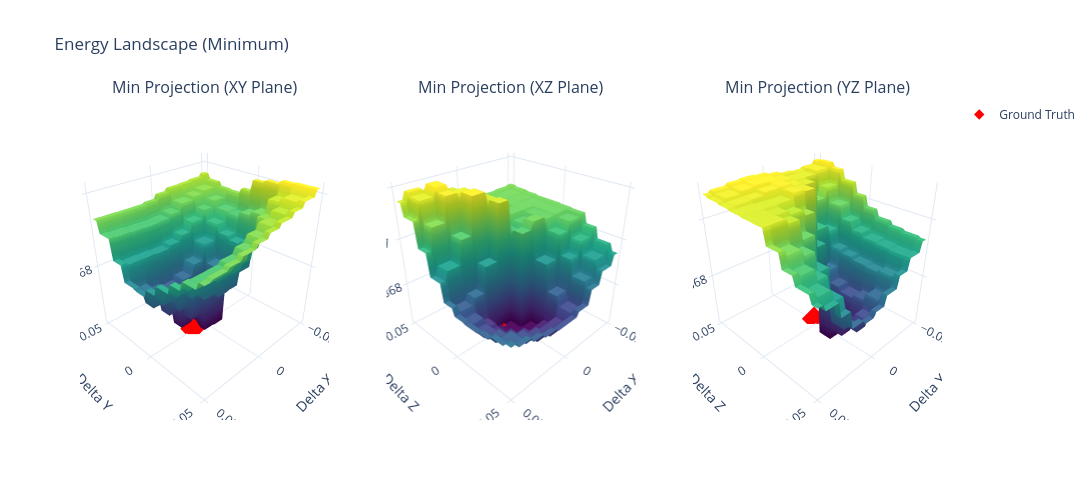

The code cell stored with this chart in its notebook:
### Code cell
import plotly.graph_objects as go
from plotly.subplots import make_subplots
from scipy.stats import binned_statistic_2d
from scipy.interpolate import griddata
#pio.renderers.default = "notebook

# Extract PyTorch tensors to CPU floats
delta_x = [d[0].detach().cpu().item() if hasattr(d[0], 'detach') else d[0] for d in plot_data]
delta_y = [d[1].detach().cpu().item() if hasattr(d[1], 'detach') else d[1] for d in plot_data]
delta_z = [d[2].detach().cpu().item() if hasattr(d[2], 'detach') else d[2] for d in plot_data]
energy  = [d[3].detach().cpu().item() if hasattr(d[3], 'detach') else d[3] for d in plot_data]

gt_x = actions[0, 0, 0].detach().cpu().item()
gt_y = actions[0, 0, 1].detach().cpu().item()
gt_z = actions[0, 0, 2].detach().cpu().item()

fig1 = make_subplots(
    rows=1, cols=3,
    specs=[[{'type': 'scene'}, {'type': 'scene'}, {'type': 'scene'}]],
    subplot_titles=(
        "Min Projection (XY Plane)",
        "Min Projection (XZ Plane)",
        "Min Projection (YZ Plane)"
    )
)

plane_pairs = [
    (delta_x, delta_y, "Delta X", "Delta Y", gt_x, gt_y, 1),
    (delta_x, delta_z, "Delta X", "Delta Z", gt_x, gt_z, 2),
    (delta_y, delta_z, "Delta Y", "Delta Z", gt_y, gt_z, 3),
]

min_e = float(np.min(energy))

for d1, d2, lbl1, lbl2, gt1, gt2, col in plane_pairs:
    # 1. Binned minimum aggregation
    stat, x_edges, y_edges, _ = binned_statistic_2d(d1, d2, energy, statistic='min', bins=50)
    
    # Bin centers
    xc = (x_edges[:-1] + x_edges[1:]) / 2
    yc = (y_edges[:-1] + y_edges[1:]) / 2
    XC, YC = np.meshgrid(xc, yc)
    
    # Clean grid for smooth surface
    xi = np.linspace(min(d1), max(d1), 50)
    yi = np.linspace(min(d2), max(d2), 50)
    XI, YI = np.meshgrid(xi, yi)
    
    # Fill empty bins using nearest neighbor
    valid = ~np.isnan(stat)
    ZI = griddata((XC[valid], YC[valid]), stat[valid], (XI, YI), method='nearest')
    
    # 2. Add surface
    fig1.add_trace(
        go.Surface(
            x=xi, y=yi, z=ZI.T,
            colorscale='Viridis',
            showscale=False,
            hovertemplate=f"{lbl1}: %{{x:.2f}}<br>{lbl2}: %{{y:.2f}}<br>Min Energy: %{{z:.2f}}<extra></extra>"
        ),
        row=1, col=col
    )
    
    # Add Ground Truth marker
    fig1.add_trace(
        go.Scatter3d(
            x=[gt1], y=[gt2], z=[min_e],
            mode='markers',
            marker=dict(size=8, color='red', symbol='diamond'),
            name='Ground Truth',
            showlegend=(col == 1)
        ),
        row=1, col=col
    )

scenes = ['scene', 'scene2', 'scene3']
axis_labels = [
    ("Delta X", "Delta Y", "Energy"),
    ("Delta X", "Delta Z", "Energy"),
    ("Delta Y", "Delta Z", "Energy")
]

for scene_name, (x_lbl, y_lbl, z_lbl) in zip(scenes, axis_labels):
    fig1.update_layout({
        scene_name: dict(
            xaxis_title=x_lbl, yaxis_title=y_lbl, zaxis_title=z_lbl,
            camera=dict(eye=dict(x=1.5, y=1.5, z=1.2))
        )
    })

fig1.update_layout(
    height=500, width=1300,
    title_text="Energy Landscape (Minimum)",
    template="plotly_white"
)
fig1.show()

### Figure 1 — Plotly figure (JSON) as saved in the notebook; plotly's stock layout.template omitted (floating-point values rounded to 4 significant figures; data arrays with more than 128 entries replaced by an {"elided": "..."} marker saying what was removed)
{"data": [{"colorscale": [[0, "#440154"], [0.1111, "#482878"], [0.2222, "#3e4989"], [0.3333, "#31688e"], [0.4444, "#26828e"], [0.5556, "#1f9e89"], [0.6667, "#35b779"], [0.7778, "#6ece58"], [0.8889, "#b5de2b"], [1, "#fde725"]], "hovertemplate": "Delta X: %{x:.2f}<br>Delta Y: %{y:.2f}<br>Min Energy: %{z:.2f}<extra></extra>", "scene": "scene", "showscale": false, "type": "surface", "x": [-0.05, -0.04796, -0.04592, -0.04388, -0.04184, -0.0398, -0.03776, -0.03571, -0.03367, -0.03163, -0.02959, -0.02755, -0.02551, -0.02347, -0.02143, -0.01939, -0.01735, -0.01531, -0.01327, -0.01122, -0.009184, -0.007143, -0.005102, -0.003061, -0.00102, 0.00102, 0.003061, 0.005102, 0.007143, 0.009184, 0.01122, 0.01327, 0.01531, 0.01735, 0.01939, 0.02143, 0.02347, 0.02551, 0.02755, 0.02959, 0.03163, 0.03367, 0.03571, 0.03776, 0.0398, 0.04184, 0.04388, 0.04592, 0.04796, 0.05], "y": [-0.05, -0.04796, -0.04592, -0.04388, -0.04184, -0.0398, -0.03776, -0.03571, -0.03367, -0.03163, -0.02959, -0.02755, -0.02551, -0.02347, -0.02143, -0.01939, -0.01735, -0.01531, -0.01327, -0.01122, -0.009184, -0.007143, -0.005102, -0.003061, -0.00102, 0.00102, 0.003061, 0.005102, 0.007143, 0.009184, 0.01122, 0.01327, 0.01531, 0.01735, 0.01939, 0.02143, 0.02347, 0.02551, 0.02755, 0.02959, 0.03163, 0.03367, 0.03571, 0.03776, 0.0398, 0.04184, 0.04388, 0.04592, 0.04796, 0.05], "z": {"elided": "50x50 float values"}}, {"marker": {"color": "red", "size": 8, "symbol": "diamond"}, "mode": "markers", "name": "Ground Truth", "scene": "scene", "showlegend": true, "type": "scatter3d", "x": [0.01366], "y": [0.001291], "z": [0.4366]}, {"colorscale": [[0, "#440154"], [0.1111, "#482878"], [0.2222, "#3e4989"], [0.3333, "#31688e"], [0.4444, "#26828e"], [0.5556, "#1f9e89"], [0.6667, "#35b779"], [0.7778, "#6ece58"], [0.8889, "#b5de2b"], [1, "#fde725"]], "hovertemplate": "Delta X: %{x:.2f}<br>Delta Z: %{y:.2f}<br>Min Energy: %{z:.2f}<extra></extra>", "scene": "scene2", "showscale": false, "type": "surface", "x": [-0.05, -0.04796, -0.04592, -0.04388, -0.04184, -0.0398, -0.03776, -0.03571, -0.03367, -0.03163, -0.02959, -0.02755, -0.02551, -0.02347, -0.02143, -0.01939, -0.01735, -0.01531, -0.01327, -0.01122, -0.009184, -0.007143, -0.005102, -0.003061, -0.00102, 0.00102, 0.003061, 0.005102, 0.007143, 0.009184, 0.01122, 0.01327, 0.01531, 0.01735, 0.01939, 0.02143, 0.02347, 0.02551, 0.02755, 0.02959, 0.03163, 0.03367, 0.03571, 0.03776, 0.0398, 0.04184, 0.04388, 0.04592, 0.04796, 0.05], "y": [-0.05, -0.04796, -0.04592, -0.04388, -0.04184, -0.0398, -0.03776, -0.03571, -0.03367, -0.03163, -0.02959, -0.02755, -0.02551, -0.02347, -0.02143, -0.01939, -0.01735, -0.01531, -0.01327, -0.01122, -0.009184, -0.007143, -0.005102, -0.003061, -0.00102, 0.00102, 0.003061, 0.005102, 0.007143, 0.009184, 0.01122, 0.01327, 0.01531, 0.01735, 0.01939, 0.02143, 0.02347, 0.02551, 0.02755, 0.02959, 0.03163, 0.03367, 0.03571, 0.03776, 0.0398, 0.04184, 0.04388, 0.04592, 0.04796, 0.05], "z": {"elided": "50x50 float values"}}, {"marker": {"color": "red", "size": 8, "symbol": "diamond"}, "mode": "markers", "name": "Ground Truth", "scene": "scene2", "showlegend": false, "type": "scatter3d", "x": [0.01366], "y": [-0.002528], "z": [0.4366]}, {"colorscale": [[0, "#440154"], [0.1111, "#482878"], [0.2222, "#3e4989"], [0.3333, "#31688e"], [0.4444, "#26828e"], [0.5556, "#1f9e89"], [0.6667, "#35b779"], [0.7778, "#6ece58"], [0.8889, "#b5de2b"], [1, "#fde725"]], "hovertemplate": "Delta Y: %{x:.2f}<br>Delta Z: %{y:.2f}<br>Min Energy: %{z:.2f}<extra></extra>", "scene": "scene3", "showscale": false, "type": "surface", "x": [-0.05, -0.04796, -0.04592, -0.04388, -0.04184, -0.0398, -0.03776, -0.03571, -0.03367, -0.03163, -0.02959, -0.02755, -0.02551, -0.02347, -0.02143, -0.01939, -0.01735, -0.01531, -0.01327, -0.01122, -0.009184, -0.007143, -0.005102, -0.003061, -0.00102, 0.00102, 0.003061, 0.005102, 0.007143, 0.009184, 0.01122, 0.01327, 0.01531, 0.01735, 0.01939, 0.02143, 0.02347, 0.02551, 0.02755, 0.02959, 0.03163, 0.03367, 0.03571, 0.03776, 0.0398, 0.04184, 0.04388, 0.04592, 0.04796, 0.05], "y": [-0.05, -0.04796, -0.04592, -0.04388, -0.04184, -0.0398, -0.03776, -0.03571, -0.03367, -0.03163, -0.02959, -0.02755, -0.02551, -0.02347, -0.02143, -0.01939, -0.01735, -0.01531, -0.01327, -0.01122, -0.009184, -0.007143, -0.005102, -0.003061, -0.00102, 0.00102, 0.003061, 0.005102, 0.007143, 0.009184, 0.01122, 0.01327, 0.01531, 0.01735, 0.01939, 0.02143, 0.02347, 0.02551, 0.02755, 0.02959, 0.03163, 0.03367, 0.03571, 0.03776, 0.0398, 0.04184, 0.04388, 0.04592, 0.04796, 0.05], "z": {"elided": "50x50 float values"}}, {"marker": {"color": "red", "size": 8, "symbol": "diamond"}, "mode": "markers", "name": "Ground Truth", "scene": "scene3", "showlegend": false, "type": "scatter3d", "x": [0.001291], "y": [-0.002528], "z": [0.4366]}], "layout": {"annotations": [{"font": {"size": 16}, "showarrow": false, "text": "Min Projection (XY Plane)", "x": 0.1444, "xanchor": "center", "xref": "paper", "y": 1, "yanchor": "bottom", "yref": "paper"}, {"font": {"size": 16}, "showarrow": false, "text": "Min Projection (XZ Plane)", "x": 0.5, "xanchor": "center", "xref": "paper", "y": 1, "yanchor": "bottom", "yref": "paper"}, {"font": {"size": 16}, "showarrow": false, "text": "Min Projection (YZ Plane)", "x": 0.8556, "xanchor": "center", "xref": "paper", "y": 1, "yanchor": "bottom", "yref": "paper"}], "height": 500, "scene": {"camera": {"eye": {"x": 1.5, "y": 1.5, "z": 1.2}}, "domain": {"x": [0, 0.2889], "y": [0, 1]}, "xaxis": {"title": {"text": "Delta X"}}, "yaxis": {"title": {"text": "Delta Y"}}, "zaxis": {"title": {"text": "Energy"}}}, "scene2": {"camera": {"eye": {"x": 1.5, "y": 1.5, "z": 1.2}}, "domain": {"x": [0.3556, 0.6444], "y": [0, 1]}, "xaxis": {"title": {"text": "Delta X"}}, "yaxis": {"title": {"text": "Delta Z"}}, "zaxis": {"title": {"text": "Energy"}}}, "scene3": {"camera": {"eye": {"x": 1.5, "y": 1.5, "z": 1.2}}, "domain": {"x": [0.7111, 1], "y": [0, 1]}, "xaxis": {"title": {"text": "Delta Y"}}, "yaxis": {"title": {"text": "Delta Z"}}, "zaxis": {"title": {"text": "Energy"}}}, "title": {"text": "Energy Landscape (Minimum)"}, "width": 1300}}
